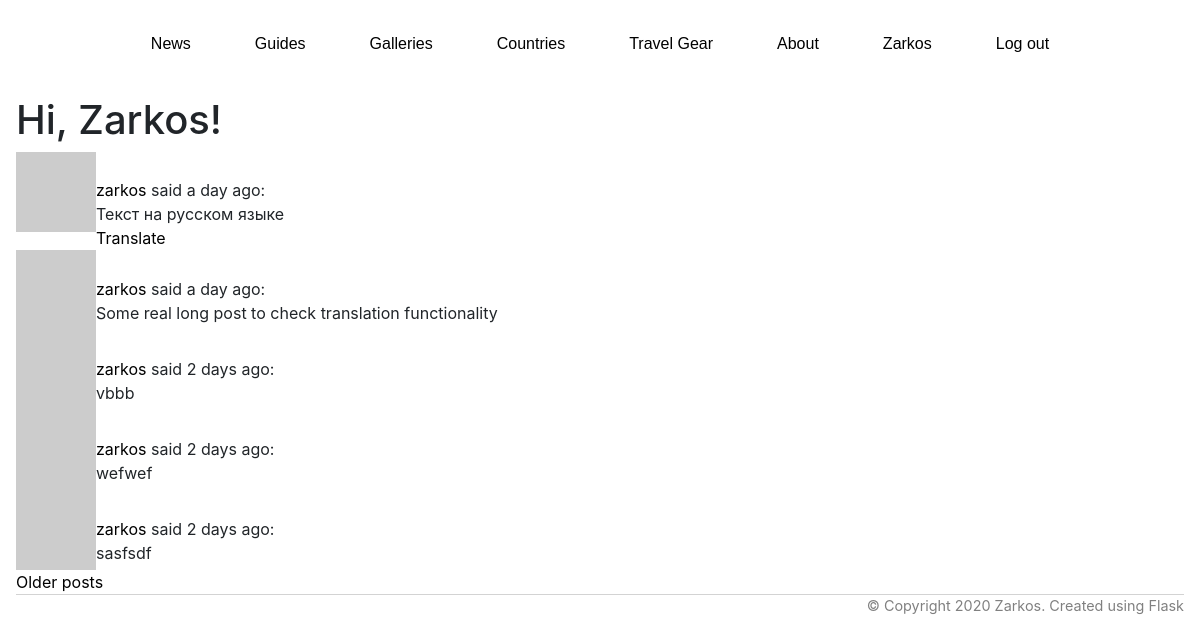
Page /explore/ (signed in) on the committed database.
### seatravel/models.py (models this page shows, shortened)
class User(UserMixin, db.Model):
    id = db.Column(db.Integer, primary_key=True)
    username = db.Column(db.String(64), index=True, unique=True)
    email = db.Column(db.String(120), index=True, unique=True)
    password_hash = db.Column(db.String(128))
    posts = db.relationship('Post', backref='author', lazy='dynamic')
    about_me = db.Column(db.String(140))
    last_seen = db.Column(db.DateTime, default=datetime.utcnow)
    followed = db.relationship(
        'User', secondary=followers,
        primaryjoin=(followers.c.follower_id == id),
        secondaryjoin=(followers.c.followed_id == id),
        backref=db.backref('followers', lazy='dynamic'), lazy='dynamic')
    def avatar(self, size):
        digest = md5(self.email.lower().encode('utf-8')).hexdigest()
        return 'https://www.gravatar.com/avatar/{}?d=identicon&s={}'.format(
            digest, size)

class Post(db.Model):
    id = db.Column(db.Integer, primary_key=True)
    body = db.Column(db.String(140))
    timestamp = db.Column(db.DateTime, index=True, default=datetime.utcnow)
    user_id = db.Column(db.Integer, db.ForeignKey('user.id'))
    language = db.Column(db.String(5))

### seatravel/main/routes.py (the view)
@bp.route('/explore/')
@login_required
def explore():
    page = request.args.get('page', 1, type=int)
    posts = Post.query.order_by(Post.timestamp.desc()).paginate(
        page, current_app.config['POSTS_PER_PAGE'], False)
    next_url = url_for('main.explore', page=posts.next_num) \
        if posts.has_next else None
    prev_url = url_for('explore', page=posts.prev_num) \
        if posts.has_prev else None
    return render_template("index.html", title='Explore', posts=posts.items,
                           next_url=next_url, prev_url=prev_url)

### seatravel/main/routes.py (called while the page is built)
@bp.before_request
def before_request():
    if current_user.is_authenticated:
        current_user.last_seen = datetime.utcnow()
        db.session.commit()
    g.locale = str(get_locale())

### seatravel/models.py (called while the page is built)
@login.user_loader
def load_user(id):
    return User.query.get(int(id))

### seatravel/templates/index.html (shortened to what this page needs)
{% extends "base.html" %}
{% block content %}
    <h1>Hi, {{ current_user.username }}!</h1>
    {% for post in posts %}
        {% include '_post.html' %}
    {% endfor %}
    {% if next_url %}
    <a href="{{ next_url }}">Older posts</a>
    {% endif %}
{% endblock %}

### seatravel/templates/base.html (shortened to what this page needs)
<!DOCTYPE html>
<html lang="en">
<head>
    <link rel="stylesheet" href="{{ url_for('static', filename='reset.css') }}">
    <link rel="stylesheet" href="https://stackpath.bootstrapcdn.com/bootstrap/4.4.1/css/bootstrap.min.css">
    <link rel="stylesheet" href="{{ url_for('static', filename='main.css') }}">
</head>
<body>
    <header>
        <ul>
            <a href="{{ url_for('main.news') }}"><li>News</li></a>
            <a href="{{ url_for('main.guides') }}"><li>Guides</li></a>
            <a href="{{ url_for('main.galleries') }}"><li>Galleries</li></a>
            <a href="{{ url_for('main.countries') }}"><li>Countries</li></a>
            <a href="{{ url_for('main.gear') }}"><li>Travel Gear</li></a>
            <a href="{{ url_for('main.about_me') }}"><li>About</li></a>
            {% if current_user.is_anonymous %}
                <a href="{{ url_for('auth.login') }}"><li>Sign up</li></a>
            {% else %}
                <a href="{{ url_for('main.user', username=current_user.username) }}">
                    <li>{{ current_user.username }}</li>
                </a>
                <a href="{{ url_for('auth.logout') }}">
                    <li>Log out</li>
                </a>
            {% endif %}
        </ul>
    </header>
    <main>
        {% block content %}{% endblock %}
    </main>
    <footer>
        <div class='copy'>
            &copy; Copyright 2020 Zarkos. Created using Flask
        </div>
    </footer>
</body>
</html>

### seatravel/templates/_post.html
<table>
    <tr valign="top">
        <td><img src="{{ post.author.avatar(36) }}"></td>
        <td><a href="{{ url_for('main.user', username=post.author.username) }}">
            {{ post.author.username }}
        </a>
        said {{ moment(post.timestamp).fromNow() }}:
        <br>
        <span id="post{{ post.id }}">{{ post.body }}</span>
        <br>
        {% if post.language and post.language != g.locale %}
            <span id="translation{{ post.id }}">
                <a href="javascript:translate(
                            '#post{{ post.id }}',
                            '#translation{{ post.id }}',
                            '{{ post.language }}',
                            '{{ g.locale }}');">{{ _('Translate') }}</a>
            </span>
        {% endif %}
        </td>
    </tr>
</table>

### seatravel/static/main.css (style rules this page uses)
body { max-width: 1200px; margin: 0 auto; padding: 0rem 1rem; }
ul { display: flex; flex-direction: row; justify-content: center; }
li { list-style: none; display: inline-block; font-family: Arial, Helvetica, sans-serif; font-size: 1rem; padding: 2rem; box-sizing: border-box; max-height: 5rem; }
a { color: black; font-style: none; }
footer { color: grey; font-size: 0.9rem; border-top: 1px solid lightgray; display: flex; justify-content: flex-end; }

### rows in the picture
User: username "Zarkos"
Post: author.username "zarkos", timestamp "a day ago", body "Текст на русском языке"
Post: author.username "zarkos", timestamp "a day ago", body "Some real long post to check translation functionality"
Post: author.username "zarkos", timestamp "2 days ago", body "vbbb"
Post: author.username "zarkos", timestamp "2 days ago", body "wefwef"
Post: author.username "zarkos", timestamp "2 days ago", body "sasfsdf"
